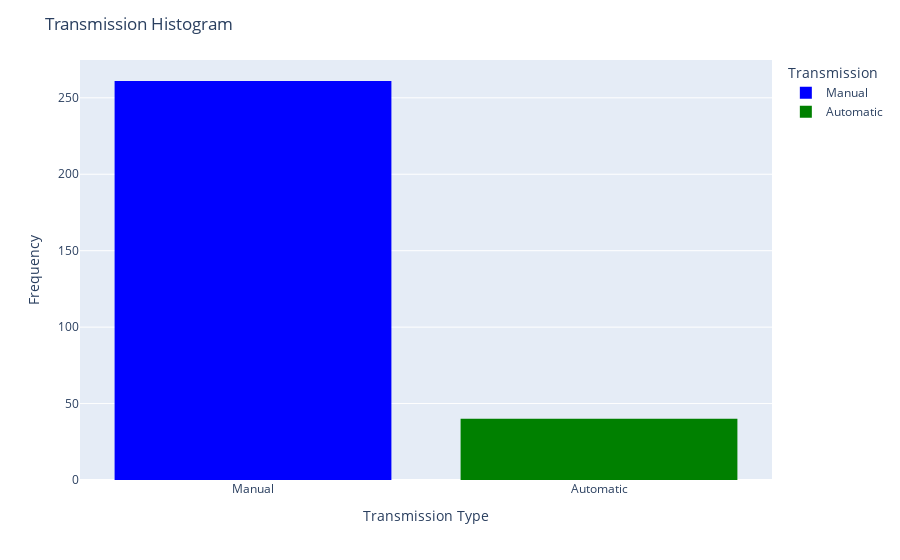

Notebook cell for this chart:
### Markdown cell above
# 1.3 Transmission Type

### Code cell
# Create a histogram
fig = px.histogram(df, x='Transmission' ,color='Transmission',
                   color_discrete_sequence=['blue', 'green', 'red'])

# Update layout for better appearance
fig.update_layout(title='Transmission Histogram',
                  xaxis_title='Transmission Type',
                  yaxis_title='Frequency')

fig.show()

### Figure 1 — Plotly figure (JSON) as saved in the notebook; plotly's stock layout.template omitted (floating-point values rounded to 4 significant figures; data arrays with more than 128 entries replaced by an {"elided": "..."} marker saying what was removed)
{"data": [{"alignmentgroup": "True", "bingroup": "x", "hovertemplate": "Transmission=%{x}<br>count=%{y}<extra></extra>", "legendgroup": "Manual", "marker": {"color": "blue", "pattern": {"shape": ""}}, "name": "Manual", "offsetgroup": "Manual", "orientation": "v", "showlegend": true, "type": "histogram", "x": {"elided": "261 str values"}, "xaxis": "x", "yaxis": "y"}, {"alignmentgroup": "True", "bingroup": "x", "hovertemplate": "Transmission=%{x}<br>count=%{y}<extra></extra>", "legendgroup": "Automatic", "marker": {"color": "green", "pattern": {"shape": ""}}, "name": "Automatic", "offsetgroup": "Automatic", "orientation": "v", "showlegend": true, "type": "histogram", "x": ["Automatic", "Automatic", "Automatic", "Automatic", "Automatic", "Automatic", "Automatic", "Automatic", "Automatic", "Automatic", "Automatic", "Automatic", "Automatic", "Automatic", "Automatic", "Automatic", "Automatic", "Automatic", "Automatic", "Automatic", "Automatic", "Automatic", "Automatic", "Automatic", "Automatic", "Automatic", "Automatic", "Automatic", "Automatic", "Automatic", "Automatic", "Automatic", "Automatic", "Automatic", "Automatic", "Automatic", "Automatic", "Automatic", "Automatic", "Automatic"], "xaxis": "x", "yaxis": "y"}], "layout": {"barmode": "relative", "legend": {"title": {"text": "Transmission"}, "tracegroupgap": 0}, "margin": {"t": 60}, "title": {"text": "Transmission Histogram"}, "xaxis": {"anchor": "y", "categoryarray": ["Manual", "Automatic"], "categoryorder": "array", "domain": [0, 1], "title": {"text": "Transmission Type"}}, "yaxis": {"anchor": "x", "domain": [0, 1], "title": {"text": "Frequency"}}}}
